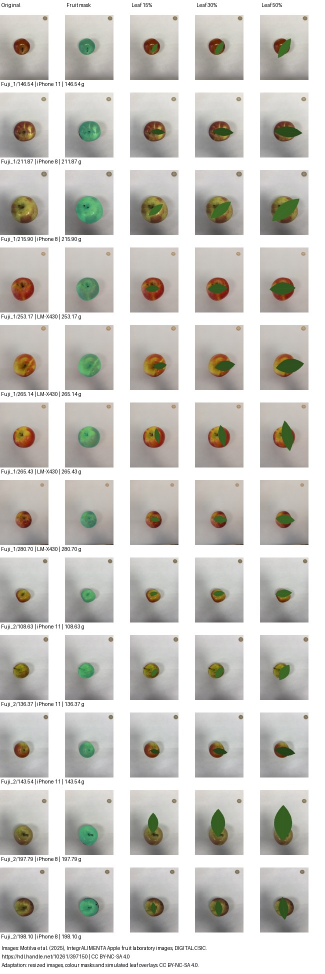
#> input picture haerin/2026-11-16/weight/results/weight_mask_review.jpg, 650 x 1947 px (shown at 1/2 size)
$ python -i measure_size.py   (imports and definitions only)
#> lines starting #> are read from the running program, lines starting #| are printed output that depends on the picture; after the words box and inside, x2 and y2 are one past the last pixel; in counts of white or black regions, pixels touching at a corner belong together
"""Measure apple diameter in millimetres from IntegrALIMENTA lab photos, using the 1-euro coin as a scale.

Only top-down ('ver') views photographed with one camera for all 60 apples are used, so the camera cannot
stand in for the weight batch (see 무게검증). For each photo:
  coin  : Hough circle search outside the apple, radius limited to a plausible range, scored by edge support
  apple : warm-skin colour mask (earlier experiment) -> largest blob -> holes filled
  size  : apple diameter px / coin diameter px * 23.25 mm
Nothing here uses the weight. A review sheet per view is written for visual checking.
"""

import argparse
import csv
import importlib.util
import math
from pathlib import Path

import cv2
import numpy as np
from PIL import Image, ImageDraw, ImageOps
from scipy import ndimage

HERE = Path(__file__).resolve().parent
BASE = HERE.parent
COIN_MM = 23.25  # 1 euro coin
WORK = 1000      # long side in pixels for measurement


# [5 lines left out: function load, not called in this run]


# [1 line not run here, left out]


def load_frame(path):
    with Image.open(path) as im:
        im.draft("RGB", (WORK, WORK))
        rgb = ImageOps.exif_transpose(im).convert("RGB")
    rgb.thumbnail((WORK, WORK), Image.Resampling.LANCZOS)
    return rgb


def apple_mask(rgb):
    """Warm-skin mask over the whole frame, largest blob, holes filled, small gaps closed."""
    r, g, b = [np.asarray(c, dtype=np.int16) for c in rgb.split()]
    warm = ((r - b) >= 30) & ((g - r) <= 9)
    warm = ndimage.binary_opening(warm, iterations=2)
    labels, n = ndimage.label(warm)
    if n == 0:
        return None
    blob = labels == (np.argmax(np.bincount(labels.ravel())[1:]) + 1)
    blob = ndimage.binary_closing(blob, iterations=6)
    return ndimage.binary_fill_holes(blob)


def find_coin(rgb, apple):
    gray = cv2.cvtColor(np.asarray(rgb), cv2.COLOR_RGB2GRAY)
    gray = cv2.GaussianBlur(gray, (5, 5), 1.5)
    h, w = gray.shape
    circles = cv2.HoughCircles(gray, cv2.HOUGH_GRADIENT, dp=1.2, minDist=20, param1=120, param2=28,
                               minRadius=int(0.008 * max(h, w)), maxRadius=int(0.07 * max(h, w)))
    if circles is None:
        return None
    edges = cv2.Canny(gray, 60, 150)
    near_apple = ndimage.binary_dilation(apple, iterations=8) if apple is not None else np.zeros_like(gray, bool)
    best = None
    for x, y, rad in circles[0]:
        if not (rad < x < w - rad and rad < y < h - rad):
            continue
        if near_apple[int(y), int(x)]:
            continue
        theta = np.linspace(0, 2 * np.pi, 90, endpoint=False)
        support = 0
        for dr in (-1, 0, 1):
            xs = np.clip((x + (rad + dr) * np.cos(theta)).astype(int), 0, w - 1)
            ys = np.clip((y + (rad + dr) * np.sin(theta)).astype(int), 0, h - 1)
            support = max(support, (edges[ys, xs] > 0).mean())
        # bimetallic coin: the disk is not uniform and not too dark or bright compared with its ring
        if best is None or support > best[3]:
            best = (float(x), float(y), float(rad), float(support))
    return best


def focal_px(path, frame_w, frame_h):
    """Focal length in pixels of the working frame from the EXIF 35 mm-equivalent focal length."""
    with Image.open(path) as im:
        f35 = im.getexif().get_ifd(0x8769).get(41989)
    if not f35:
        return None
    return float(f35) * math.hypot(frame_w, frame_h) / math.hypot(36, 24)


def measure(path):
    rgb = load_frame(path)
#> in load_frame, im is the input picture: PIL image 650x1947 RGB; mean R, G, B 203.4, 201.9, 197.3
    apple = apple_mask(rgb)
#> in apple_mask, `r, g, b = [np.asarray(c, dtype=np.int16) for c in rgb.split()]`:
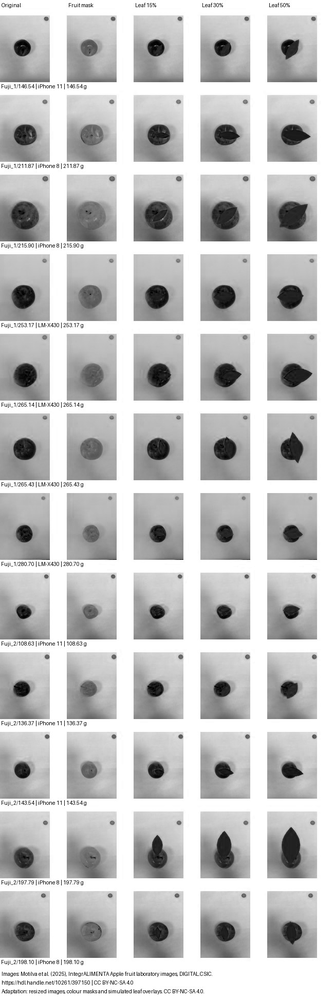
#> b: shape (1000, 334) int16; min 0, max 255, mean 197
#> in apple_mask, `warm = ((r - b) >= 30) & ((g - r) <= 9)`:
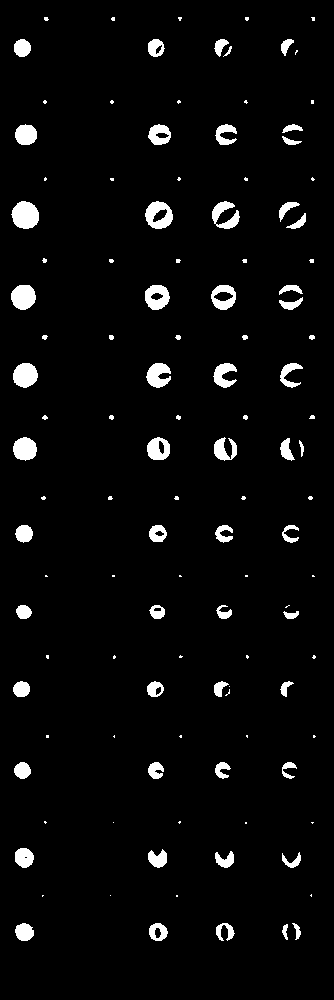
#> warm: shape (1000, 334) bool; 3.9% white; 117 white regions (55 under 20 px), largest, box (x1, y1, x2, y2) and area: (11, 201, 39, 229) 599, (145, 201, 173, 229) 502, (11, 285, 36, 310) 492
#> in apple_mask, `warm = ndimage.binary_opening(warm, iterations=2)`: warm: shape (1000, 334) bool; 3.5% white; 68 white regions (11 under 20 px), largest, box (x1, y1, x2, y2) and area: (11, 201, 39, 229) 596, (145, 201, 173, 229) 501, (11, 285, 36, 310) 492
#> in apple_mask, `labels, n = ndimage.label(warm)`:
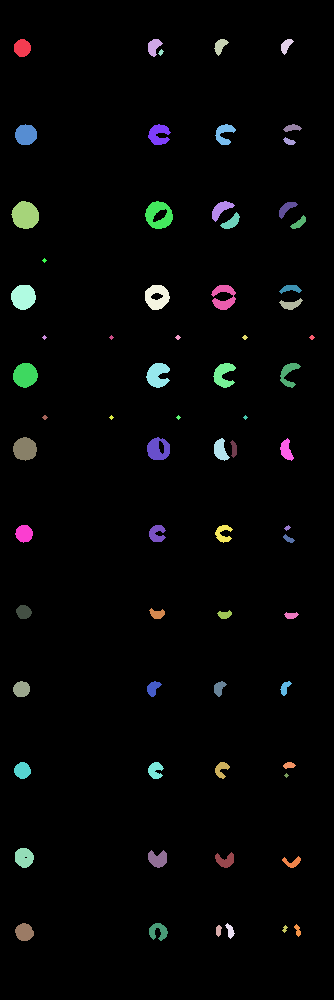
#> labels: shape (1000, 334) int32; 69 distinct labels, from 0 to 68; one colour per label, 0 black
#> in apple_mask, `labels, n = ndimage.label(warm)`: n = 68
#> in apple_mask, `blob = labels == (np.argmax(np.bincount(labels.ravel())[1:]) + 1)`:
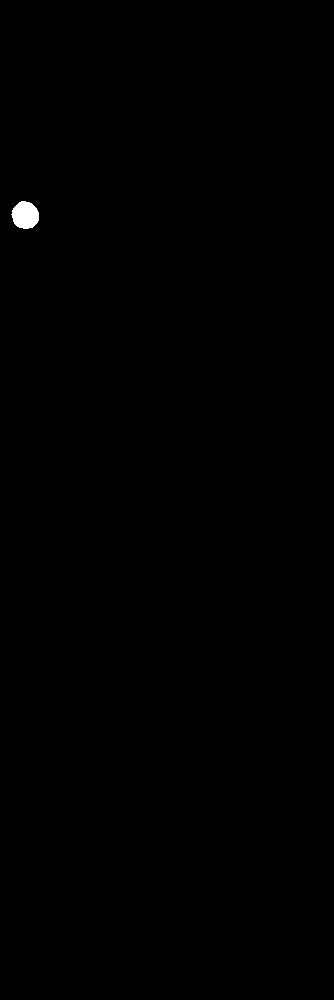
#> blob: shape (1000, 334) bool; 0.18% white; 1 white region, box (x1, y1, x2, y2) and area: (11, 201, 39, 229) 596
    out = dict(frame_w=rgb.width, frame_h=rgb.height, focal_px=focal_px(path, rgb.width, rgb.height))
    if apple is None:
        return out, rgb, None, None
    ys, xs = np.nonzero(apple)
#> ys = 596 values from 201 to 228; xs = 596 values, max 38 at index 232, min 11 at index 260, mean 24.88
    out.update(apple_px=int(apple.sum()), apple_w_px=int(np.ptp(xs) + 1), apple_h_px=int(np.ptp(ys) + 1),
               apple_touches_edge=int(xs.min() == 0 or ys.min() == 0 or xs.max() == rgb.width - 1 or ys.max() == rgb.height - 1),
               apple_eq_px=float(2 * math.sqrt(apple.sum() / math.pi)))
    coin = find_coin(rgb, apple)
#> in find_coin, `gray = cv2.GaussianBlur(gray, (5, 5), 1.5)`:
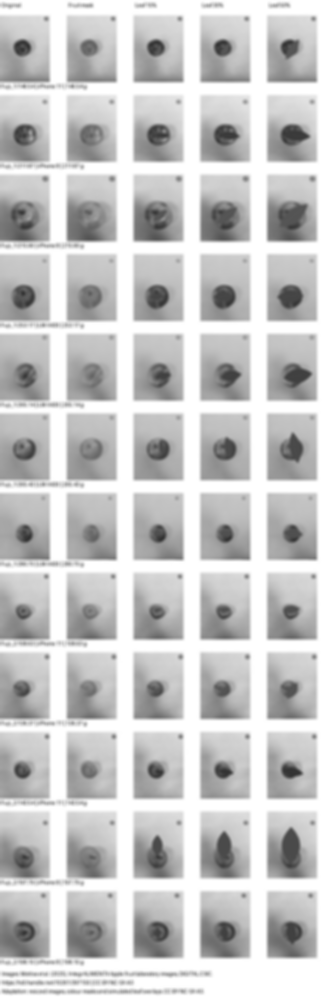
#> gray: shape (1000, 334); min 50, max 255, mean 201.6
#> in find_coin, `circles = cv2.HoughCircles(gray, cv2.HOUGH_GRADIENT, dp=1.2, minDist=2..`: circles = 99 rows, first 8: [113.4, 924.6, 69.32], [78.6, 939, 54.8], [47.4, 930.6, 53.48], [89.4, 919.8, 64.04], [143.4, 935.4, 57.44], [24.6, 444.6, 41.6], [162.6, 929.4, 64.04], [10.2, 936.6, 56.12]
#> in find_coin, `edges = cv2.Canny(gray, 60, 150)`:
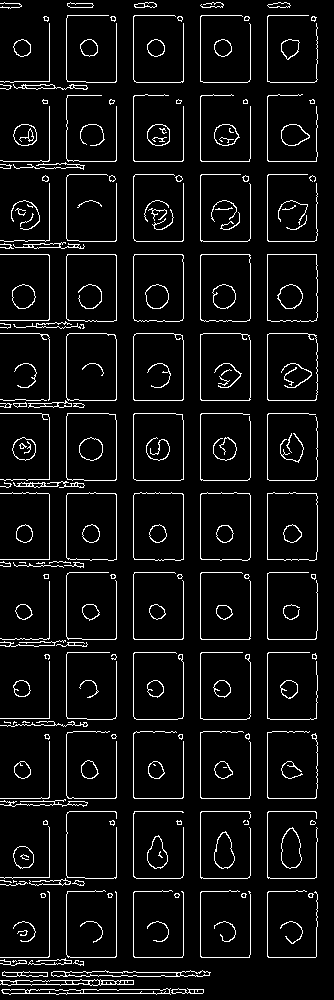
#> edges: shape (1000, 334); 6.4% white in thin lines or dots
#> in find_coin, `near_apple = ndimage.binary_dilation(apple, iterations=8) if apple is ..`:
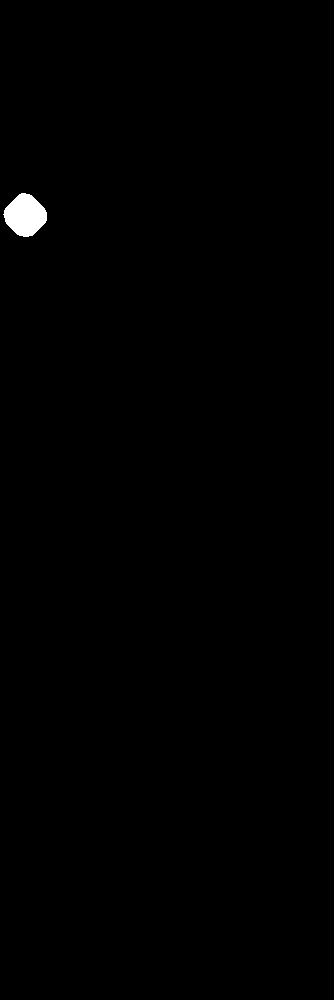
#> near_apple: shape (1000, 334) bool; 0.4% white; 1 white region, box (x1, y1, x2, y2) and area: (3, 193, 47, 237) 1340
#> the loop in find_coin, `for x, y, rad in circles[0]:` made 99 passes
#> (x, y, rad, best) on passes 1, 2, 14, 29, 48, 52, 56: (113.4, 924.6, 69.32, (113.4, 924.6, 69.32, 0.189)), (78.6, 939, 54.8, (78.6, 939, 54.8, 0.244)), (225, 149.4, 25.16, (225, 149.4, 25.16, 0.256)), (223.8, 295.8, 11.24, (223.8, 295.8, 11.24, 0.478)), (222.6, 47.4, 8.72, (222.6, 47.4, 8.72, 0.544)), (155.4, 47.4, 8.84, (155.4, 47.4, 8.84, 0.589)), (289.8, 47.4, 8.72, (289.8, 47.4, 8.72, 0.611))
#> coin = (289.8, 47.4, 8.72, 0.611)
    if coin:
        out.update(coin_x=coin[0], coin_y=coin[1], coin_r_px=coin[2], coin_support=coin[3])
        scale = COIN_MM / (2 * coin[2])
#> scale = 1.33
        out.update(d_eq_mm=out["apple_eq_px"] * scale, d_max_mm=max(out["apple_w_px"], out["apple_h_px"]) * scale)
    return out, rgb, apple, coin


# [48 lines left out: functions review_tile, main, not called in this run]


# [2 lines not run here, left out]

>>> result = measure('../weight/results/weight_mask_review.jpg')
